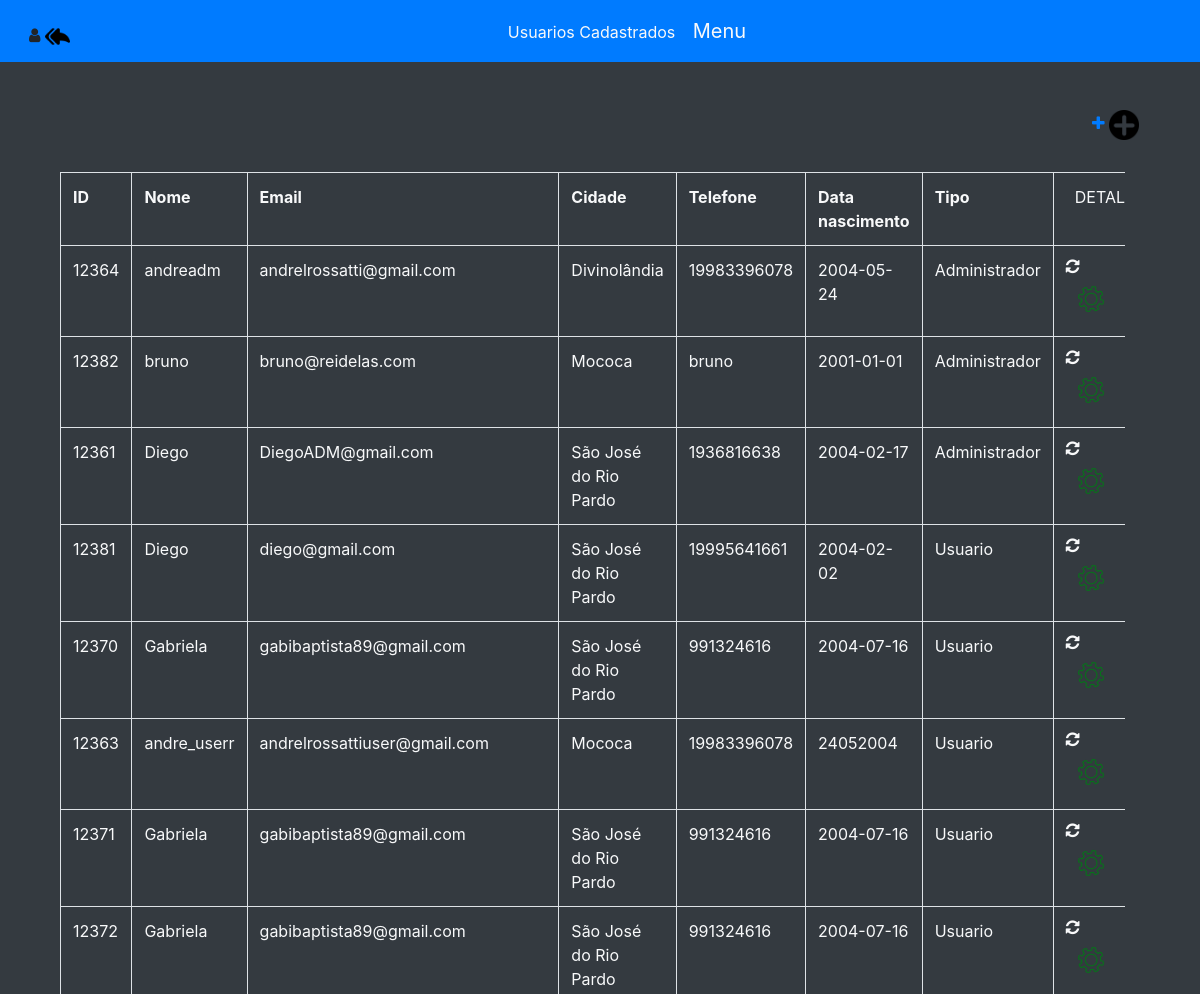
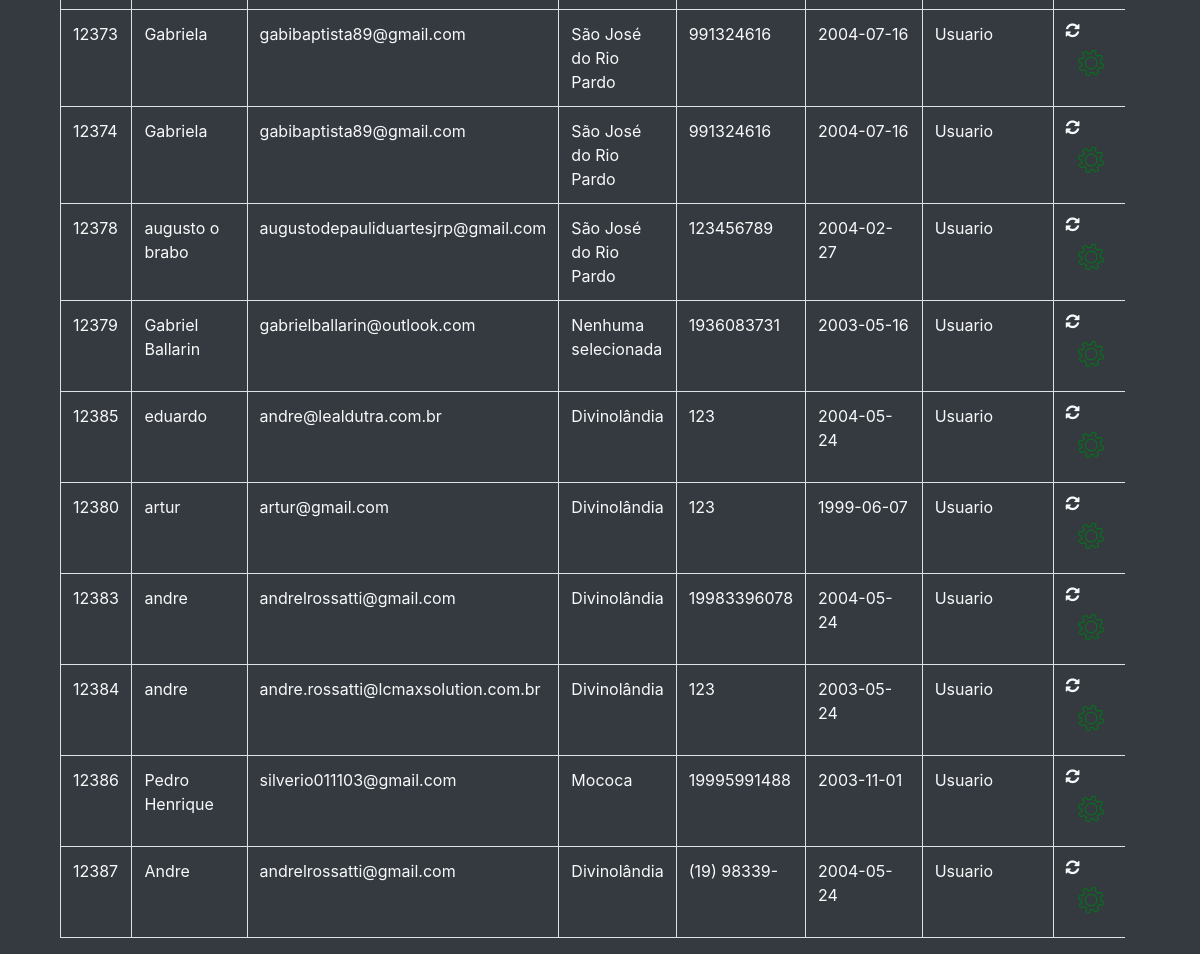
The app's page /adm/index.php (signed in) with its own data (2 pictures, top to bottom).
### tables this page shows
CREATE TABLE `usuarios` (
  `id_user` int(11) NOT NULL,
  `nome` varchar(80) DEFAULT NULL,
  `senha` text DEFAULT NULL,
  `email` varchar(99) DEFAULT NULL,
  `cidade` varchar(60) DEFAULT NULL,
  `telefone` varchar(11) DEFAULT NULL,
  `nascimento` text DEFAULT NULL,
  `situacao` int(1) DEFAULT NULL,
  `datacadastro` tinytext DEFAULT NULL
);

### adm/index.php (the view, shortened to what this page needs)
<!DOCTYPE html>
<html>
  <head>
  <link rel="stylesheet" href="https://maxcdn.bootstrapcdn.com/bootstrap/4.5.2/css/bootstrap.min.css">
  <link rel="stylesheet" href="css/font-awesome/css/font-awesome.min.css">
</head>
<?php
	require "../restrito.php";
?>
<body class = "bg-dark text-light">
<div class="hero-wrap js-fullheight text-center p-3 text-light bg-primary" style="background-color:darkgrey">
<a href = "../" class="btn float-left"> <i class="fa fa-user" aria-hidden="true"> </i> <img  width="25" height="25" src='Voltar.png'></a>
    Usuarios Cadastrados
    <button class="navbar-toggler text-light" type="button" data-toggle="collapse" data-target="#ftco-nav" aria-controls="ftco-nav" aria-expanded="false" aria-label="Toggle navigation">
	        <span class="oi oi-menu"></span> Menu
	      </button>
  </div>
  <p><?php  "Sessão:".session_id();?>
  <div class="container">
  <div class="col-sm-12;" >
  <a href = "../login/Cadastro.php" class="float-right mt-3 p-3"> <i class="fa fa-plus" aria-hidden="true"> </i> <img  width="30" height="30" src='mais.png'></a>
    </div>
    <div class="container text-light">
    <div class="row text-light table-responsive" >
      <div class="col-sm-12 text-light">
        <table class="table table-bordered mt-3 text-light">
          <tr>
            <th> ID </th>
            <th> Nome </th>
            <th> Email </th>
            <th> Cidade </th>
            <th> Telefone </th>
            <th> Data nascimento </th>
            <th> Tipo </th>
			<td colspan="2" align="center"> DETALHES </td>
          </tr>
	<?php
		try{
	        include "conexao.php";
	        $conn->setAttribute(PDO::ATTR_ERRMODE, PDO::ERRMODE_EXCEPTION);
	        $sql = "SELECT * FROM usuarios";
	        $consulta = $conn->prepare($sql);
	        $consulta->execute();
	        while ($row = $consulta->fetch(PDO::FETCH_ASSOC))
	        {
	?>
	          <tr>
	            <td> <?php echo $row['id_user']?> </td>
	            <td> <?php echo $row['nome']?> </td>
	            <td> <?php echo $row['email']?> </td>
              <td> <?php echo $row['cidade']?> </td>
	            <td> <?php echo $row['telefone']?> </td>
	            <td> <?php echo $row['nascimento']?> </td>
	            <td>
	            	<?php echo ($row['situacao'] == 1) ? "Usuario" : null; ?>
	            	<?php echo ($row['situacao'] == 0) ? "Administrador" : null; ?>
	            </td>
	            <td>
                    <a onclick="confirmacao('alterar.php?id_user=<?php echo $row['id_user']?>')"><i class="fa fa-refresh"><img  width="50" height="50" src='alterar.png'></i></a>
                </td>
	          </tr>
	<?php
            }
        }
        catch(PDOException $erro)
        {
            echo "Falha ao exibir os dados: ".$erro->getMessage();
        }
    ?>
        </table>
      </div>
    </div>
  </div>
</body>
</html>

### records on screen
usuarios: id_user "12364", nome "andreadm", email "andrelrossatti@gmail.com", cidade "Divinolândia", telefone "19983396078", nascimento "2004-05-24", situacao "Administrador"
usuarios: id_user "12382", nome "bruno", email "bruno@reidelas.com", cidade "Mococa", telefone "bruno", nascimento "2001-01-01", situacao "Administrador"
usuarios: id_user "12361", nome "Diego", email "DiegoADM@gmail.com", cidade "São José do Rio Pardo", telefone "1936816638", nascimento "2004-02-17", situacao "Administrador"
usuarios: id_user "12381", nome "Diego", email "diego@gmail.com", cidade "São José do Rio Pardo", telefone "19995641661", nascimento "2004-02-02", situacao "Usuario"
usuarios: id_user "12370", nome "Gabriela", email "gabibaptista89@gmail.com", cidade "São José do Rio Pardo", telefone "991324616", nascimento "2004-07-16", situacao "Usuario"
usuarios: id_user "12363", nome "andre_userr", email "andrelrossattiuser@gmail.com", cidade "Mococa", telefone "19983396078", nascimento "24052004", situacao "Usuario"
usuarios: id_user "12371", nome "Gabriela", email "gabibaptista89@gmail.com", cidade "São José do Rio Pardo", telefone "991324616", nascimento "2004-07-16", situacao "Usuario"
usuarios: id_user "12372", nome "Gabriela", email "gabibaptista89@gmail.com", cidade "São José do Rio Pardo", telefone "991324616", nascimento "2004-07-16", situacao "Usuario"
usuarios: id_user "12373", nome "Gabriela", email "gabibaptista89@gmail.com", cidade "São José do Rio Pardo", telefone "991324616", nascimento "2004-07-16", situacao "Usuario"
usuarios: id_user "12374", nome "Gabriela", email "gabibaptista89@gmail.com", cidade "São José do Rio Pardo", telefone "991324616", nascimento "2004-07-16", situacao "Usuario"
usuarios: id_user "12378", nome "augusto o brabo", email "augustodepauliduartesjrp@gmail.com", cidade "São José do Rio Pardo", telefone "123456789", nascimento "2004-02-27", situacao "Usuario"
usuarios: id_user "12379", nome "Gabriel Ballarin", email "gabrielballarin@outlook.com", cidade "Nenhuma selecionada", telefone "1936083731", nascimento "2003-05-16", situacao "Usuario"
usuarios: id_user "12385", nome "eduardo", email "andre@lealdutra.com.br", cidade "Divinolândia", telefone "123", nascimento "2004-05-24", situacao "Usuario"
usuarios: id_user "12380", nome "artur", email "artur@gmail.com", cidade "Divinolândia", telefone "123", nascimento "1999-06-07", situacao "Usuario"
usuarios: id_user "12383", nome "andre", email "andrelrossatti@gmail.com", cidade "Divinolândia", telefone "19983396078", nascimento "2004-05-24", situacao "Usuario"
usuarios: id_user "12384", nome "andre", email "andre.rossatti@lcmaxsolution.com.br", cidade "Divinolândia", telefone "123", nascimento "2003-05-24", situacao "Usuario"
usuarios: id_user "12386", nome "Pedro Henrique", email "silverio011103@gmail.com", cidade "Mococa", telefone "19995991488", nascimento "2003-11-01", situacao "Usuario"
usuarios: id_user "12387", nome "Andre", email "andrelrossatti@gmail.com", cidade "Divinolândia", telefone "(19) 98339-", nascimento "2004-05-24", situacao "Usuario"
